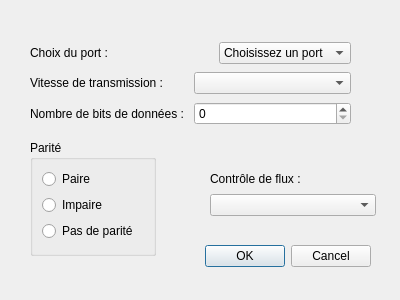
<?xml version="1.0" encoding="UTF-8"?>
<ui version="4.0">
 <class>Dialog</class>
 <widget class="QDialog" name="Dialog">
  <property name="geometry">
   <rect>
    <x>0</x>
    <y>0</y>
    <width>400</width>
    <height>300</height>
   </rect>
  </property>
  <property name="windowTitle">
   <string>Dialog</string>
  </property>
  <widget class="QDialogButtonBox" name="buttonBox">
   <property name="geometry">
    <rect>
     <x>30</x>
     <y>240</y>
     <width>341</width>
     <height>32</height>
    </rect>
   </property>
   <property name="orientation">
    <enum>Qt::Horizontal</enum>
   </property>
   <property name="standardButtons">
    <set>QDialogButtonBox::Cancel|QDialogButtonBox::Ok</set>
   </property>
  </widget>
  <widget class="QWidget" name="layoutWidget">
   <property name="geometry">
    <rect>
     <x>210</x>
     <y>170</y>
     <width>166</width>
     <height>46</height>
    </rect>
   </property>
   <layout class="QVBoxLayout" name="verticalLayout_4">
    <item>
     <widget class="QLabel" name="label_5">
      <property name="text">
       <string>Contrôle de flux :</string>
      </property>
     </widget>
    </item>
    <item>
     <widget class="QComboBox" name="comboBoxFlux"/>
    </item>
   </layout>
  </widget>
  <widget class="QGroupBox" name="groupBox">
   <property name="geometry">
    <rect>
     <x>30</x>
     <y>140</y>
     <width>126</width>
     <height>116</height>
    </rect>
   </property>
   <property name="title">
    <string>Parité</string>
   </property>
   <layout class="QVBoxLayout" name="verticalLayout_2">
    <item>
     <widget class="QRadioButton" name="radioButtonPaire">
      <property name="text">
       <string>Paire</string>
      </property>
     </widget>
    </item>
    <item>
     <widget class="QRadioButton" name="radioButtonImpair">
      <property name="text">
       <string>Impaire</string>
      </property>
     </widget>
    </item>
    <item>
     <widget class="QRadioButton" name="radioButtonNone">
      <property name="text">
       <string>Pas de parité</string>
      </property>
      <property name="checkable">
       <bool>true</bool>
      </property>
      <property name="checked">
       <bool>false</bool>
      </property>
     </widget>
    </item>
   </layout>
  </widget>
  <widget class="QWidget" name="layoutWidget_3">
   <property name="geometry">
    <rect>
     <x>30</x>
     <y>40</y>
     <width>321</width>
     <height>89</height>
    </rect>
   </property>
   <layout class="QVBoxLayout" name="verticalLayout">
    <item>
     <layout class="QHBoxLayout" name="horizontalLayout_3">
      <item>
       <widget class="QLabel" name="label">
        <property name="text">
         <string>Choix du port :</string>
        </property>
       </widget>
      </item>
      <item>
       <spacer name="horizontalSpacer">
        <property name="orientation">
         <enum>Qt::Horizontal</enum>
        </property>
        <property name="sizeHint" stdset="0">
         <size>
          <width>58</width>
          <height>20</height>
         </size>
        </property>
       </spacer>
      </item>
      <item>
       <widget class="QComboBox" name="comboBoxPort">
        <item>
         <property name="text">
          <string>Choisissez un port</string>
         </property>
        </item>
       </widget>
      </item>
     </layout>
    </item>
    <item>
     <layout class="QHBoxLayout" name="horizontalLayout_2">
      <item>
       <widget class="QLabel" name="label_2">
        <property name="text">
         <string>Vitesse de transmission :</string>
        </property>
       </widget>
      </item>
      <item>
       <widget class="QComboBox" name="comboBoxVitesse"/>
      </item>
     </layout>
    </item>
    <item>
     <layout class="QHBoxLayout" name="horizontalLayout">
      <item>
       <widget class="QLabel" name="label_3">
        <property name="text">
         <string>Nombre de bits de données :</string>
        </property>
       </widget>
      </item>
      <item>
       <widget class="QSpinBox" name="spinBoxBitData"/>
      </item>
     </layout>
    </item>
   </layout>
  </widget>
 </widget>
 <resources/>
 <connections>
  <connection>
   <sender>buttonBox</sender>
   <signal>accepted()</signal>
   <receiver>Dialog</receiver>
   <slot>accept()</slot>
   <hints>
    <hint type="sourcelabel">
     <x>248</x>
     <y>254</y>
    </hint>
    <hint type="destinationlabel">
     <x>157</x>
     <y>274</y>
    </hint>
   </hints>
  </connection>
  <connection>
   <sender>buttonBox</sender>
   <signal>rejected()</signal>
   <receiver>Dialog</receiver>
   <slot>reject()</slot>
   <hints>
    <hint type="sourcelabel">
     <x>316</x>
     <y>260</y>
    </hint>
    <hint type="destinationlabel">
     <x>286</x>
     <y>274</y>
    </hint>
   </hints>
  </connection>
 </connections>
</ui>
